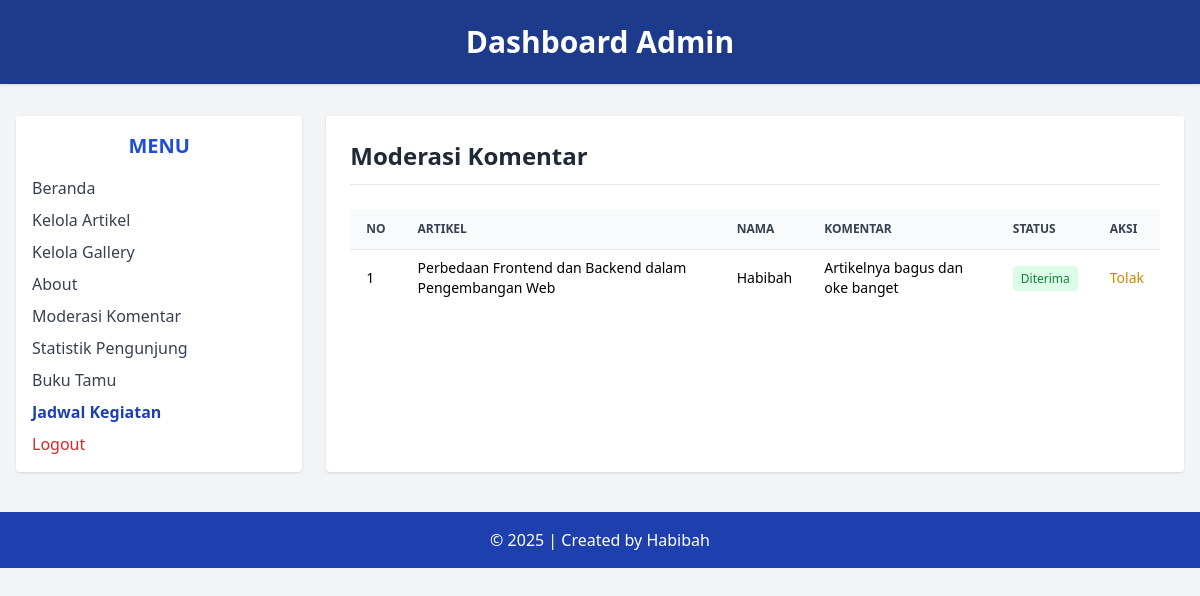
Screenshot of /admin/data_komentar.php (signed in) with the database file from the repository.
### tables this page shows
CREATE TABLE `tbl_komentar` (
  `id_komentar` int(11) NOT NULL,
  `id_artikel` int(11) NOT NULL,
  `nama_pengunjung` varchar(100) DEFAULT NULL,
  `isi_komentar` text DEFAULT NULL,
  `status` enum('pending','diterima','ditolak') DEFAULT 'pending',
  `created_at` timestamp NOT NULL DEFAULT current_timestamp()
);

CREATE TABLE `tbl_artikel` (
  `id_artikel` int(5) NOT NULL,
  `nama_artikel` text NOT NULL,
  `isi_artikel` text NOT NULL,
  `kategori` varchar(100) NOT NULL
);

### admin/data_komentar.php (the view, shortened to what this page needs)
<?php
include('../koneksi.php');
$komentar = mysqli_query($db, "SELECT k.*, a.nama_artikel FROM tbl_komentar k
                               JOIN tbl_artikel a ON k.id_artikel = a.id_artikel
                               ORDER BY k.created_at DESC");
?>
<!DOCTYPE html>
<html lang="id">
<head>
    <script src="https://cdn.tailwindcss.com"></script>
</head>
<body class="bg-gray-100 min-h-screen">
    <header class="bg-blue-900 text-white text-center py-6 shadow">
        <h1 class="text-3xl font-bold">Dashboard Admin</h1>
    </header>
    <div class="flex max-w-7xl mx-auto mt-8 px-4">
        <aside class="w-1/4 bg-white rounded shadow p-4">
            <h2 class="text-xl font-semibold text-blue-700 mb-4 text-center">MENU</h2>
            <ul class="space-y-2 text-gray-700">
                <li><a href="beranda_admin.php" class="block hover:text-blue-600">Beranda</a></li>
                <li><a href="data_artikel.php" class="block hover:text-blue-600">Kelola Artikel</a></li>
                <li><a href="data_gallery.php" class="block hover:text-blue-600">Kelola Gallery</a></li>
                <li><a href="about.php" class="block hover:text-blue-600">About</a></li>
                <li><a href="data_komentar.php" class="block hover:text-blue-600">Moderasi Komentar</a></li>
                <li><a href="statistik.php" class="block hover:text-blue-600">Statistik Pengunjung</a></li>
                <li><a href="data_pesan.php" class="block hover:text-blue-600">Buku Tamu</a></li>
                <li><a href="data_kegiatan.php" class="block font-semibold text-blue-800">Jadwal Kegiatan</a></li>
                <li>
                    <a href="logout.php" onclick="return confirm('Apakah anda yakin ingin keluar?');"
                        class="block text-red-600 hover:underline font-medium">Logout</a>
                </li>
            </ul>
        </aside>
        <main class="w-3/4 bg-white rounded shadow p-6 ml-6 overflow-x-auto">
            <h2 class="text-2xl font-bold text-gray-800 mb-6 border-b pb-3">Moderasi Komentar</h2>
            <table class="min-w-full divide-y divide-gray-200 text-sm">
                <thead class="bg-gray-50 text-gray-700 uppercase text-xs">
                    <tr>
                        <th class="px-4 py-3 text-left">No</th>
                        <th class="px-4 py-3 text-left">Artikel</th>
                        <th class="px-4 py-3 text-left">Nama</th>
                        <th class="px-4 py-3 text-left">Komentar</th>
                        <th class="px-4 py-3 text-left">Status</th>
                        <th class="px-4 py-3 text-left">Aksi</th>
                    </tr>
                </thead>
                <tbody class="bg-white divide-y divide-gray-200">
                    <?php $no = 1;
                    while ($k = mysqli_fetch_array($komentar)) : ?>
                        <tr class="hover:bg-gray-50 transition">
                            <td class="px-4 py-2"><?= $no++ ?></td>
                            <td class="px-4 py-2"><?= htmlspecialchars($k['nama_artikel']) ?></td>
                            <td class="px-4 py-2"><?= htmlspecialchars($k['nama_pengunjung']) ?></td>
                            <td class="px-4 py-2"><?= htmlspecialchars($k['isi_komentar']) ?></td>
                            <td class="px-4 py-2">
                                <span class="px-2 py-1 text-xs rounded
                                <?= $k['status'] === 'diterima' ? 'bg-green-100 text-green-700' : ($k['status'] === 'pending' ? 'bg-yellow-100 text-yellow-700' : 'bg-red-100 text-red-700') ?>">
                                    <?= ucfirst($k['status']) ?>
                                </span>
                            </td>
                            <td class="px-4 py-2 space-x-2">
                                <?php if ($k['status'] != 'ditolak') : ?>
                                    <a href="moderasi_komentar.php?id=<?= $k['id_komentar'] ?>&aksi=tolak" class="text-yellow-600 hover:underline">Tolak</a>
                                <?php endif; ?>
                            </td>
                        </tr>
                    <?php endwhile; ?>
                </tbody>
            </table>
        </main>
    </div>
    <footer class="bg-blue-800 text-white text-center py-4 mt-10">
        &copy; <?= date('Y'); ?> | Created by Habibah
    </footer>
</body>
</html>

### rows the page displays
tbl_komentar: id_artikel.nama_artikel "Perbedaan Frontend dan Backend dalam Pengembangan Web", nama_pengunjung "Habibah", isi_komentar "Artikelnya bagus dan oke banget", status "Diterima"
